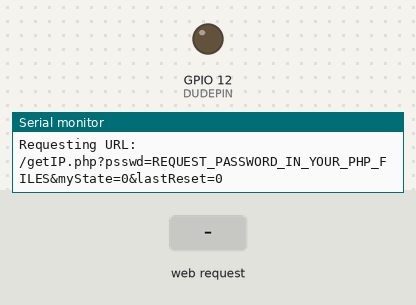
The sketch below on a simulated ESP8266 (NodeMCU). Shown: output pins drawn as LEDs (lit = HIGH), the last lines printed to the serial monitor. The test bench sets the inputs (shaded band). WiFi joins after 1.5 s; servers stay silent unless stated; uploads are accepted with an empty reply.

Above: at 3.2 s.
3.3 s: HTTP request GET /gpio/1 received
At 4.7 s:
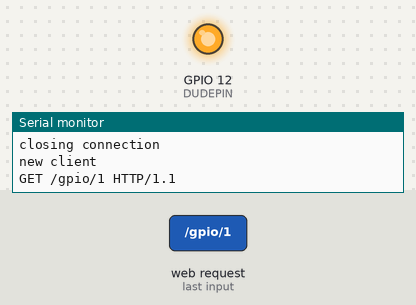
5.0 s: HTTP request GET /gpio/0 received
At 5.9 s:
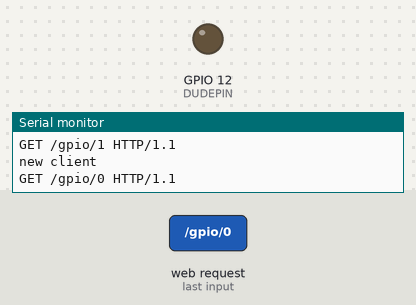
Timing chart, 0 to 8.0 s (numbered marks = the images above; inputs shaded):
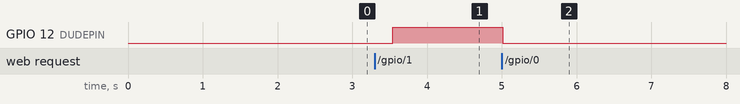

The sketch:

TheDude.ino
```cpp
#define DEBUG 1  //Print to Serial
#define DUDEPIN 12 // Pin to Relay
#define REFRESHTIME 1 //MINUTES
#define WHILE_TO 5000 // milliseconds
#define PRINTDEBUG(STR) \
  {	\
    if (DEBUG) Serial.println(STR); \
  }
#define BIAS 1
#include <ESP8266WiFi.h>
#include "TheDudeParams.h" // Change this file params

//INIT
const char* ssid     = MY_SSID;
const char* password = MY_PWD;
const char* host = MY_HOST;
const char* hostIP = MY_HOSTIP;
String url = "/getIP.php?psswd=";
WiFiServer server(80);


//Class defintion of the water heater control
class dudeControl {
  public:
    //   dudeControl();
    void begin(int pin) {
      dudePin = pin;
      startTime = 9999;
      endTime = -9999;
      timeOfLastGet = millis() / 1000 + REFRESHTIME * 60;
      timeOfLastUpdate = millis() / 1000 + REFRESHTIME * 60;
      currentState = LOW;
      lastCurrentState = LOW;
      updateNeeded = HIGH;
      pinMode(dudePin, OUTPUT);
      digitalWrite(dudePin, currentState);
    }
    void updateTime(int dataFlag) {
      timeOfLastUpdate = (millis() / 1000); //Time in seconds of lastUpdate
      if (dataFlag == 2) {
        timeOfLastGet = timeOfLastUpdate; //Time in seconds of lastGetUrl
      }
    }
    void changeState() {
      digitalWrite(dudePin, currentState);
      updateNeeded = HIGH;
    }
    void changeState(bool stt) {
      currentState = stt;
      changeState();
    }
    void getStartTime(String stringOne) { // Function to get Time in minutes to start
      int strIdx = 10 + BIAS;
      int lastIdx = stringOne.length();
      int sign = 1;
      if (stringOne.charAt(strIdx) == '-')
      {
        sign = -1;
        strIdx++;
      }
      int startTimeTMP = 0;
      while (strIdx < lastIdx) {
        if ((-48 + (int)stringOne.charAt(strIdx)) < 0 || (-48 + (int)stringOne.charAt(strIdx)) > 9 || (lastIdx - strIdx > 4) )
        {
          PRINTDEBUG("Error!");
          startTimeTMP = 9999;
          break;
        }
        startTimeTMP = startTimeTMP * 10 + (-48 + (int)stringOne.charAt(strIdx));
        strIdx++;
      }
      startTime = (int)(sign * startTimeTMP);
    }
    void getEndTime(String stringOne) { // Function to get Time in minutes to end
      int strIdx = 10 + BIAS;
      int lastIdx = stringOne.length();
      int sign = 1;
      if (stringOne.charAt(strIdx) == '-')
      {
        sign = -1;
        strIdx++;
      }
      int endTimeTMP = 0;
      while (strIdx < lastIdx) {
        if ((-48 + (int)stringOne.charAt(strIdx)) < 0 || (-48 + (int)stringOne.charAt(strIdx)) > 9 || (lastIdx - strIdx > 4) )
        {
          PRINTDEBUG("Error!");
          endTimeTMP = -9999;
          break;
        }
        endTimeTMP = endTimeTMP * 10 + (-48 + (int)stringOne.charAt(strIdx));
        strIdx++;
      }

      endTime = (int)(sign * endTimeTMP);
    }

    void checkState() {   // Check if GPIO need to be changed
      int minutesDiff = (int)(((millis() / 1000) - timeOfLastGet) / 60);
      if (timeOfLastGet > 0 &&  (  minutesDiff >= startTime &&  minutesDiff <= endTime))
      {
        PRINTDEBUG("TurnOn");
        PRINTDEBUG(minutesDiff);
        currentState = HIGH;
      }
      else
      {
        PRINTDEBUG("TurnOff");
        PRINTDEBUG(minutesDiff);
        currentState = LOW;
      }
      if (lastCurrentState != currentState) {
        changeState();
      }
      lastCurrentState = currentState;
    }
    int dudePin;
    int startTime;
    int endTime;
    unsigned long timeOfLastGet, timeOfLastUpdate;
    bool currentState, lastCurrentState, updateNeeded;
  private:

};

// Fucntion to connect WiFi
void connectWifi(const char* ssid, const char* password) {
  int WiFiCounter = 0;
  // We start by connecting to a WiFi network
  PRINTDEBUG("Connecting to ");
  PRINTDEBUG(ssid);
  WiFi.disconnect();
  WiFi.mode(WIFI_STA);
  WiFi.begin(ssid, password);
  while (WiFi.status() != WL_CONNECTED && WiFiCounter < 30) {
    delay(1000);
    WiFiCounter++;
    PRINTDEBUG(".");
  }

  PRINTDEBUG("");
  PRINTDEBUG("WiFi connected");
  PRINTDEBUG("IP address: ");
  PRINTDEBUG(WiFi.localIP());
}


// Inifinite loop - Causes to reset self
void resetSelf() {
  PRINTDEBUG("Reseting");
  while (1) {}
}


dudeControl dude; //define variable
unsigned long whileTimeout = 0;
////////////////////////// SETUP //////////////////////////////////////////////////////

void setup() {
  if (DEBUG) Serial.begin(115200);  //Start Serial
  delay(10);
  connectWifi(ssid, password); // Start WiFi
  server.begin();  // Start Server
  dude.begin(DUDEPIN); // Start class
  delay(10);
}


////////////////////////// LOOP //////////////////////////////////////////////////////


void loop() {

  delay(10);
  int connectFails = 0;

  while ((WiFi.status() != WL_CONNECTED)) {
    connectWifi(ssid, password);
    dude.checkState();
    connectFails++;
    if (connectFails > 4) {
      resetSelf();  // If 2 minutes passed with no connection - Reset Self
    }
  }

  WiFiClient clientS = server.available();
  unsigned long timePassed = (millis() / 1000) - dude.timeOfLastUpdate;

  if (!clientS) {
    // Skip this return only if timePassed as needed or needed upadate and timepassed more than 10 seconds
    // (less make the website not respond)
    if ( (!dude.updateNeeded && timePassed < (60 * REFRESHTIME))  || (dude.updateNeeded &&  timePassed < 10 ) ) {
      return;
    }
  }
  else // Server Commands
  {
    PRINTDEBUG("new client");
    whileTimeout = millis();
    while (!clientS.available() ) {
      if (  (millis() - whileTimeout) > WHILE_TO ) {
        clientS.stop();
        return;
      }
      delay(1);
    }
    String req = clientS.readStringUntil('\r');
    PRINTDEBUG(req);
    clientS.flush();
    int val = 1;
    if (req.indexOf("/gpio/0") != -1) // LOW
      dude.changeState(LOW);
    else if (req.indexOf("/gpio/1") != -1) //HIGH
      dude.changeState(HIGH);
    else if  (req.indexOf("/gpio/s") != -1) {} // GET STATUS
    else if  (req.indexOf("/gpio/u") != -1) {
      val = 0;  // UPDATE
    }
    // else if  (req.indexOf("/favicon.ico") != -1) {
    //   return;
    // }
    else {
      clientS.stop();
      return;
    }
    String s = "HTTP/1.1 200 OK\r\nContent-Type: text/html\r\n\r\n<!DOCTYPE HTML>\r\n<html>\r\n Last GPIO state was:  ";
    s += (dude.currentState) ? "high" : "low";
    s += "</html>\n";
    clientS.print(s);
    delay(10);
    clientS.stop();
    if (val) return;
  }


  dude.updateNeeded = LOW;   // Will go to update only when state is changed (To update website)

  // Use WiFiClient class to create TCP connections
  PRINTDEBUG("connecting to ");
  PRINTDEBUG(host);
  delay(10);
  WiFiClient client;
  const int httpPort = 80;
  if (!client.connect(hostIP, httpPort)) {
    PRINTDEBUG("connection failed");
    return;
  }


  // This will send the request to the server
  PRINTDEBUG("Requesting URL: ");
  delay(10);
  String timeFromReset = String( (int)((millis() / 1000) / 60), DEC);
  String url_myState = url + MY_WEB_PWD + "&myState=" + (dude.currentState ? "1" : "0") + "&lastReset=" + timeFromReset;
  PRINTDEBUG(url_myState);
  delay(10);
  client.print(String("GET ") + url_myState + " HTTP/1.1\r\n" +
               "Host: " + host + "\r\n" +
               "Connection: close\r\n\r\n");
  delay(100);

  // Read all the lines of the reply from server and find time
  int dataFlag = 0;
  int dataFlagCounter = 0;
  while (!dataFlag) {
    whileTimeout = millis();
    while (client.available() &&  ((millis() - whileTimeout) < WHILE_TO) ) {
      if (!dataFlag) dataFlag = 1;
      String line = client.readStringUntil('\r');
      if (line.length() > 9 + BIAS && line.startsWith("NextStart:", BIAS)) {
        PRINTDEBUG("Found ON");
        dude.getStartTime(line);
      }
      if (line.length() > 9 + BIAS && line.startsWith("Next_End_:", BIAS)) {
        PRINTDEBUG("Found OFF");
        dude.getEndTime(line);
        dataFlag = 2;
      }
    }
    if  (!dataFlag) {
      dataFlagCounter++;
      if (dataFlagCounter > 20) {
        PRINTDEBUG("Connection Failed!");
        client.stop();
        dude.updateTime(dataFlag);
        return;
      }
      delay(500);
    }
  }
  client.flush();
  client.stop();

  delay(100);
  dude.updateTime(dataFlag);  // UPDATE TIME
  dude.checkState();  // Check if GPIO needs to be changed
  PRINTDEBUG(dataFlag);
  PRINTDEBUG(dude.timeOfLastUpdate);
  PRINTDEBUG(dude.timeOfLastGet);
  PRINTDEBUG(dude.startTime);
  PRINTDEBUG(dude.endTime);


  PRINTDEBUG();
  PRINTDEBUG("closing connection");

}
```

TheDudeParams.h
```cpp
#define MY_SSID "YYap"
#define MY_PWD "1111111111"
#define MY_HOST "localhost"
#define MY_HOSTIP "127.0.0.1"
#define MY_WEB_PWD "REQUEST_PASSWORD_IN_YOUR_PHP_FILES"
```

Measured:
- after the input at 3.3 s, GPIO 12 (DUDEPIN): LOW → HIGH after 0.24 s
- after the input at 5.0 s, GPIO 12 (DUDEPIN): HIGH → LOW at once
